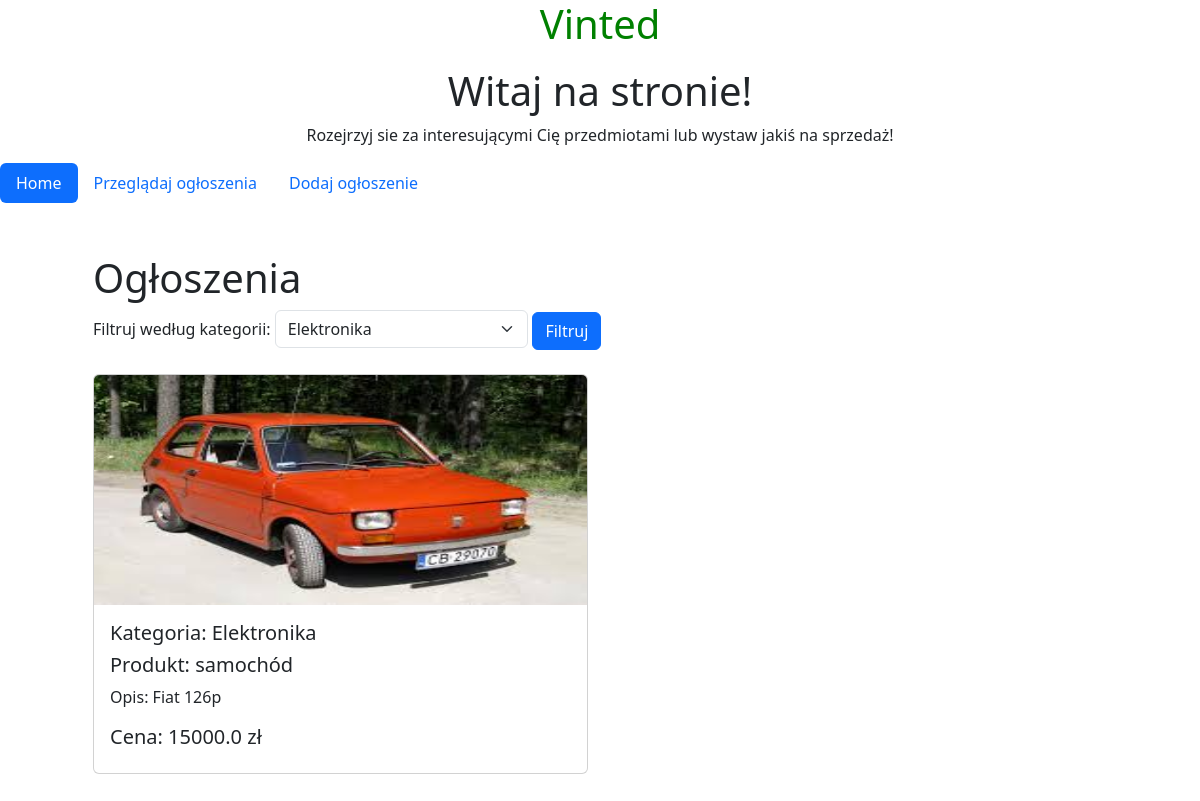
The app's page /lookfor?category_id=1 with its own data.
### main.py (models this page shows)
class Item(db.Model):
    id=db.Column(db.Integer, primary_key = True)
    tittle = db.Column(db.String(100), nullable = False)
    description = db.Column(db.Text, nullable = False)
    price = db.Column(db.Float, nullable = False)
    user_id = db.Column(db.String(255), db.ForeignKey('user.fs_uniquifier'))
    category_id = db.Column(db.Integer,db.ForeignKey('category.id'))
    image_path = db.Column(db.String, nullable = True)
    category = db.relationship('Category', backref = db.backref('items'))

class Category(db.Model):
    id = db.Column(db.Integer, primary_key = True)
    name = db.Column(db.String(50), nullable=False)

### main.py (the view)
@app.route("/lookfor")
def look():
    category_id = request.args.get("category_id")  # Pobierz kategorię z zapytania
    if category_id:
        items = Item.query.filter_by(category_id=category_id).all()
    else:
        items = Item.query.all()
    categories = Category.query.all()
    return render_template("lookfor.html", items=items, categories=categories)

### templates/lookfor.html (shortened to what this page needs)
{% extends 'main.html' %}
{% block content %}
<div style="padding: 51px;">
    <h1>Ogłoszenia</h1>
    <form method="get" action="/lookfor" class="mb-4">
        <label for="category">Filtruj według kategorii:</label>
        <select name="category_id" id="category" class="form-select w-25 d-inline-block">
            {% for category in categories %}
            <option value="{{ category.id }}" {% if request.args.get('category_id') == category.id|string %}selected{% endif %}>
                {{ category.name }}
            </option>
            {% endfor %}
        </select>
        <button type="submit" class="btn btn-primary">Filtruj</button>
    </form>
    {% if items %}
    <div class="row row-cols-1 row-cols-md-2 g-4">
        {% for item in items %}
        <div class="col">
            <div class="card">
                {% if item.image_path %}
                <img style="max-height: 230px;" src="{{ item.image_path }}" class="card-img-top" alt="Zdjęcie produktu">
                {% else %}
                <img style="max-height: 230px;" src="/static/default.jpg" class="card-img-top" alt="Domyślne zdjęcie">
                {% endif %}
                <div class="card-body">
                    <h5 class="card-title">Kategoria: {{ item.category.name }}</h5>
                    <h5 class="card-title">Produkt: {{ item.tittle }}</h5>
                    <p class="card-text">Opis: {{ item.description }}</p>
                    <h5 class="card-title">Cena: {{ item.price }} zł</h5>
                </div>
            </div>
        </div>
        {% endfor %}
    </div>
    {% else %}
    <p class="text-center">Brak ogłoszeń w wybranej kategorii.</p>
    {% endif %}
</div>
{% endblock %}

### records on screen
Item: category.name "Elektronika", tittle "samochód", description "Fiat 126p", price "15000.0"

### other values on screen
form field category_id "Elektronika"
